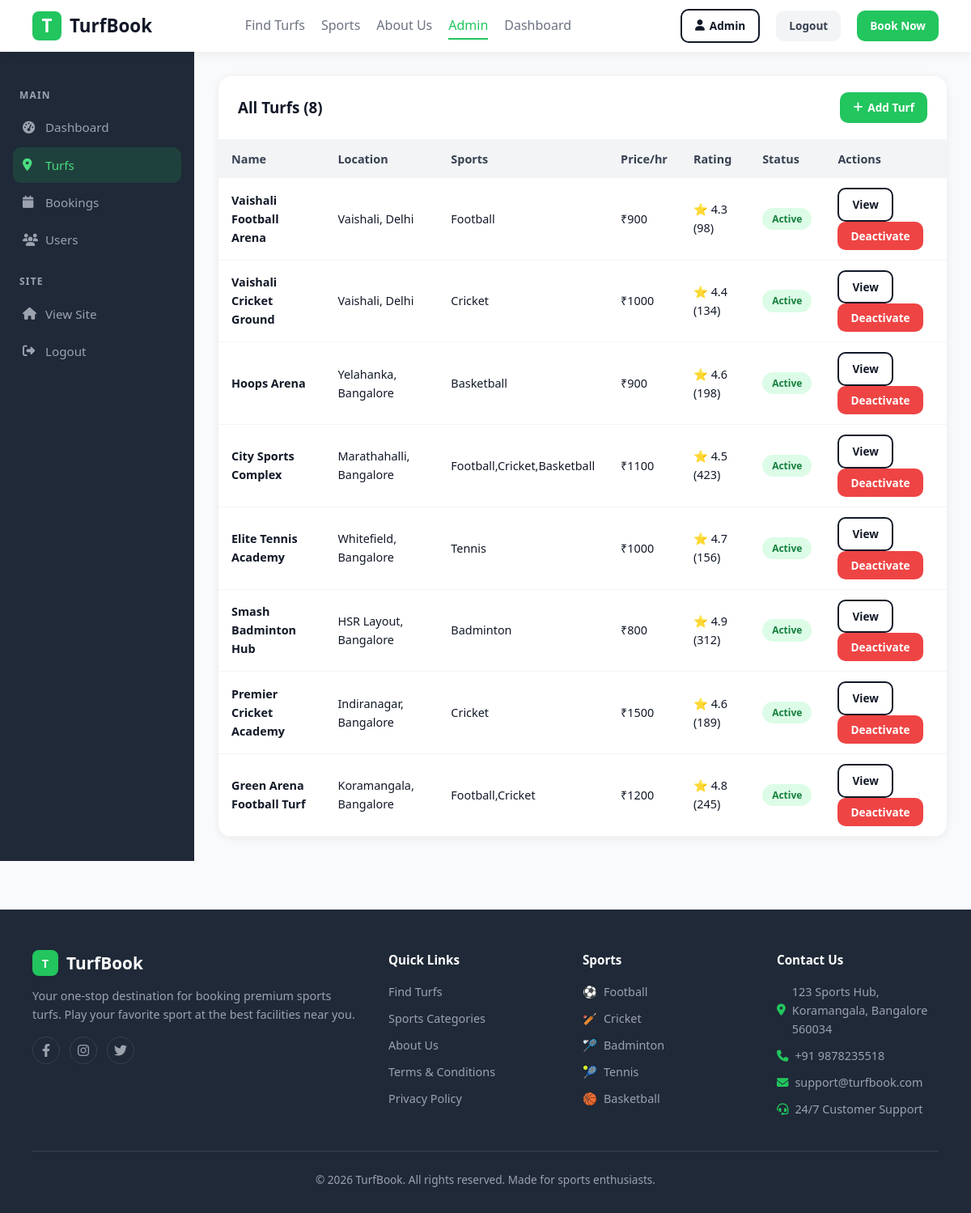
Screenshot of /admin/turfs (signed in) with the database file from the repository.
### tables this page shows
CREATE TABLE turfs (
            id INTEGER PRIMARY KEY AUTOINCREMENT,
            name TEXT NOT NULL,
            location TEXT NOT NULL,
            city TEXT NOT NULL,
            distance REAL,
            rating REAL DEFAULT 4.5,
            review_count INTEGER DEFAULT 0,
            open_time TEXT DEFAULT '6 AM',
            close_time TEXT DEFAULT '11 PM',
            max_players INTEGER DEFAULT 22,
            price_per_hour INTEGER NOT NULL,
            sports TEXT NOT NULL,
            amenities TEXT DEFAULT '',
            image_url TEXT DEFAULT '',
            description TEXT DEFAULT '',
            is_active INTEGER DEFAULT 1
        );

### app.py (the view)
@app.route('/admin/turfs')
@login_required
@admin_required
def admin_turfs():
    conn = get_db()
    turfs = conn.execute("SELECT * FROM turfs ORDER BY id DESC").fetchall()
    conn.close()
    return render_template('admin/turfs.html', turfs=turfs)

### app.py (called while the page is built)
def get_db():
    conn = sqlite3.connect(DB_PATH)
    conn.row_factory = sqlite3.Row
    return conn

def login_required(f):
    @wraps(f)
    def decorated(*args, **kwargs):
        if 'user_id' not in session:
            flash('Please login to continue.', 'warning')
            return redirect(url_for('login'))
        return f(*args, **kwargs)
    return decorated

def admin_required(f):
    @wraps(f)
    def decorated(*args, **kwargs):
        if session.get('role') != 'admin':
            flash('Admin access required.', 'danger')
            return redirect(url_for('index'))
        return f(*args, **kwargs)
    return decorated

### templates/admin/turfs.html (shortened to what this page needs)
{% extends 'base.html' %}
{% block content %}
<div class="admin-layout">
  <div class="admin-sidebar">
    <div class="admin-nav">
      <h3>Main</h3>
      <a href="/admin"><i class="fa fa-tachometer-alt"></i> Dashboard</a>
      <a href="/admin/turfs" class="active"><i class="fa fa-map-marker-alt"></i> Turfs</a>
      <a href="/admin/bookings"><i class="fa fa-calendar"></i> Bookings</a>
      <a href="/admin/users"><i class="fa fa-users"></i> Users</a>
      <h3>Site</h3>
      <a href="/"><i class="fa fa-home"></i> View Site</a>
      <a href="/logout"><i class="fa fa-sign-out-alt"></i> Logout</a>
    </div>
  </div>
  <div class="admin-content">
    <div class="table-card">
      <div class="table-card-header">
        <h3>All Turfs ({{ turfs|length }})</h3>
        <a href="/admin/turf/add" class="btn btn-green btn-sm"><i class="fa fa-plus"></i> Add Turf</a>
      </div>
      <table>
        <thead>
          <tr><th>Name</th><th>Location</th><th>Sports</th><th>Price/hr</th><th>Rating</th><th>Status</th><th>Actions</th></tr>
        </thead>
        <tbody>
          {% for t in turfs %}
          <tr>
            <td><strong>{{ t.name }}</strong></td>
            <td>{{ t.location }}, {{ t.city }}</td>
            <td>{{ t.sports }}</td>
            <td>₹{{ t.price_per_hour }}</td>
            <td>⭐ {{ t.rating }} ({{ t.review_count }})</td>
            <td><span class="badge {{ 'badge-green' if t.is_active else 'badge-red' }}">{{ 'Active' if t.is_active else 'Inactive' }}</span></td>
            <td>
              <a href="/turf/{{ t.id }}" class="btn btn-outline btn-sm">View</a>
              {% if t.is_active %}
              <form action="/admin/turf/delete/{{ t.id }}" method="post" style="display:inline" onsubmit="return confirm('Deactivate this turf?')">
                <button class="btn btn-red btn-sm">Deactivate</button>
              </form>
              {% endif %}
            </td>
          </tr>
          {% endfor %}
        </tbody>
      </table>
    </div>
  </div>
</div>
{% endblock %}

### static/css/style.css (style rules this page uses)
:root { --green: #22c55e; --green-dark: #16a34a; --yellow: #f59e0b; --dark: #111827; --gray: #6b7280; --light: #f9fafb; --white: #fff; --red: #ef4444; --blue: #3b82f6; --border-radius: 10px; --shadow-sm: 0 2px 12px rgba(0,0,0,0.07); --shadow-md: 0 4px 20px rgba(0,0,0,0.08); --shadow-lg: 0 8px 30px rgba(0,0,0,0.12); --transition: all 0.3s ease; }
* { box-sizing: border-box; margin: 0; padding: 0; }
html, body { width: 100%; height: 100%; }
body { font-family: 'Segoe UI', Tahoma, Geneva, Verdana, sans-serif; color: var(--dark); background: var(--light); line-height: 1.6; }
a { text-decoration: none; color: inherit; transition: var(--transition); }
button, input, select, textarea { font-family: inherit; font-size: inherit; }
.btn { padding: 11px 22px; border-radius: var(--border-radius); font-weight: 600; cursor: pointer; border: none; transition: var(--transition); font-size: 0.95rem; display: inline-flex; align-items: center; gap: 6px; white-space: nowrap; }
.btn-green { background: var(--green); color: white; }
.btn-outline { border: 2px solid var(--dark); color: var(--dark); background: transparent; }
.btn-sm { padding: 8px 16px; font-size: 0.85rem; }
.btn-red { background: var(--red); color: white; }
.badge { padding: 4px 12px; border-radius: 20px; font-size: 0.75rem; font-weight: 700; display: inline-block; }
.badge-green { background: #dcfce7; color: #15803d; }

### templates/base.html (style rules this page uses)
:root { --green: #22c55e; --green-dark: #16a34a; --yellow: #f59e0b; --dark: #111827; --gray: #6b7280; --light: #f9fafb; --white: #fff; --red: #ef4444; --blue: #3b82f6; }

### templates/admin/turfs.html (style rules this page uses)
.admin-layout { display: grid; grid-template-columns: 240px 1fr; gap: 0; min-height: calc(100vh - 64px); }
.admin-sidebar { background: #1f2937; padding: 24px 16px; }
.admin-sidebar h3 { color: #9ca3af; font-size: 0.75rem; text-transform: uppercase; letter-spacing: 0.1em; margin: 20px 0 8px; padding: 0 8px; }
.admin-nav a { display: flex; align-items: center; gap: 10px; padding: 10px 12px; border-radius: 10px; color: #9ca3af; font-size: 0.95rem; margin-bottom: 2px; transition: all 0.2s; }
.admin-nav a:hover, .admin-nav a.active { background: rgba(34,197,94,0.15); color: #4ade80; }
.admin-nav a i { width: 18px; }
.admin-content { padding: 30px; background: #f9fafb; }
table { width: 100%; border-collapse: collapse; font-size: 0.9rem; }
th { background: #f3f4f6; padding: 12px 16px; text-align: left; font-weight: 700; color: #374151; }
td { padding: 12px 16px; border-bottom: 1px solid #f3f4f6; }
.table-card { background: white; border-radius: 16px; box-shadow: 0 2px 12px rgba(0,0,0,0.07); overflow: hidden; }
.table-card-header { padding: 20px 24px; border-bottom: 1px solid #f3f4f6; display: flex; justify-content: space-between; align-items: center; }

### rows the page displays
turfs: name "Vaishali Football Arena", location "Vaishali", city "Delhi", sports "Football", price_per_hour "900", rating "4.3", review_count "98", is_active "Active"
turfs: name "Vaishali Cricket Ground", location "Vaishali", city "Delhi", sports "Cricket", price_per_hour "1000", rating "4.4", review_count "134", is_active "Active"
turfs: name "Hoops Arena", location "Yelahanka", city "Bangalore", sports "Basketball", price_per_hour "900", rating "4.6", review_count "198", is_active "Active"
turfs: name "City Sports Complex", location "Marathahalli", city "Bangalore", sports "Football,Cricket,Basketball", price_per_hour "1100", rating "4.5", review_count "423", is_active "Active"
turfs: name "Elite Tennis Academy", location "Whitefield", city "Bangalore", sports "Tennis", price_per_hour "1000", rating "4.7", review_count "156", is_active "Active"
turfs: name "Smash Badminton Hub", location "HSR Layout", city "Bangalore", sports "Badminton", price_per_hour "800", rating "4.9", review_count "312", is_active "Active"
turfs: name "Premier Cricket Academy", location "Indiranagar", city "Bangalore", sports "Cricket", price_per_hour "1500", rating "4.6", review_count "189", is_active "Active"
turfs: name "Green Arena Football Turf", location "Koramangala", city "Bangalore", sports "Football,Cricket", price_per_hour "1200", rating "4.8", review_count "245", is_active "Active"

### other values shown
{{ session.get('user_name', '').split()[0] }} "Admin"
{{ turfs|length }} "8"
